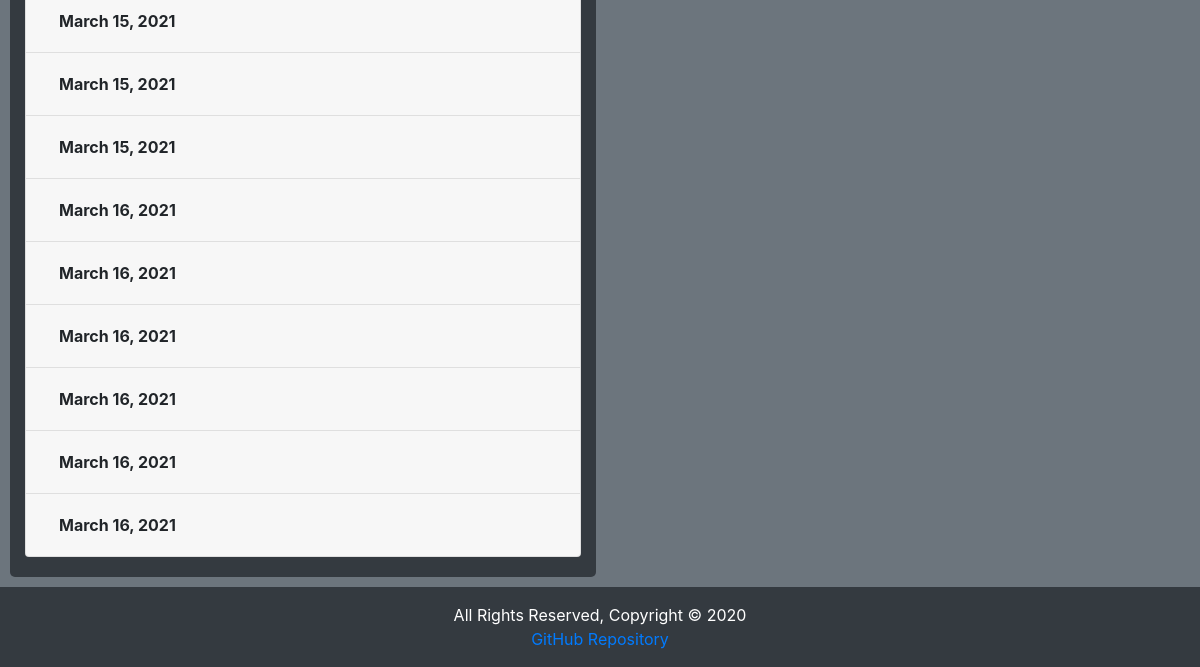
/dashboard/reports (signed in, lower part), run on an earlier commit of the app's database.
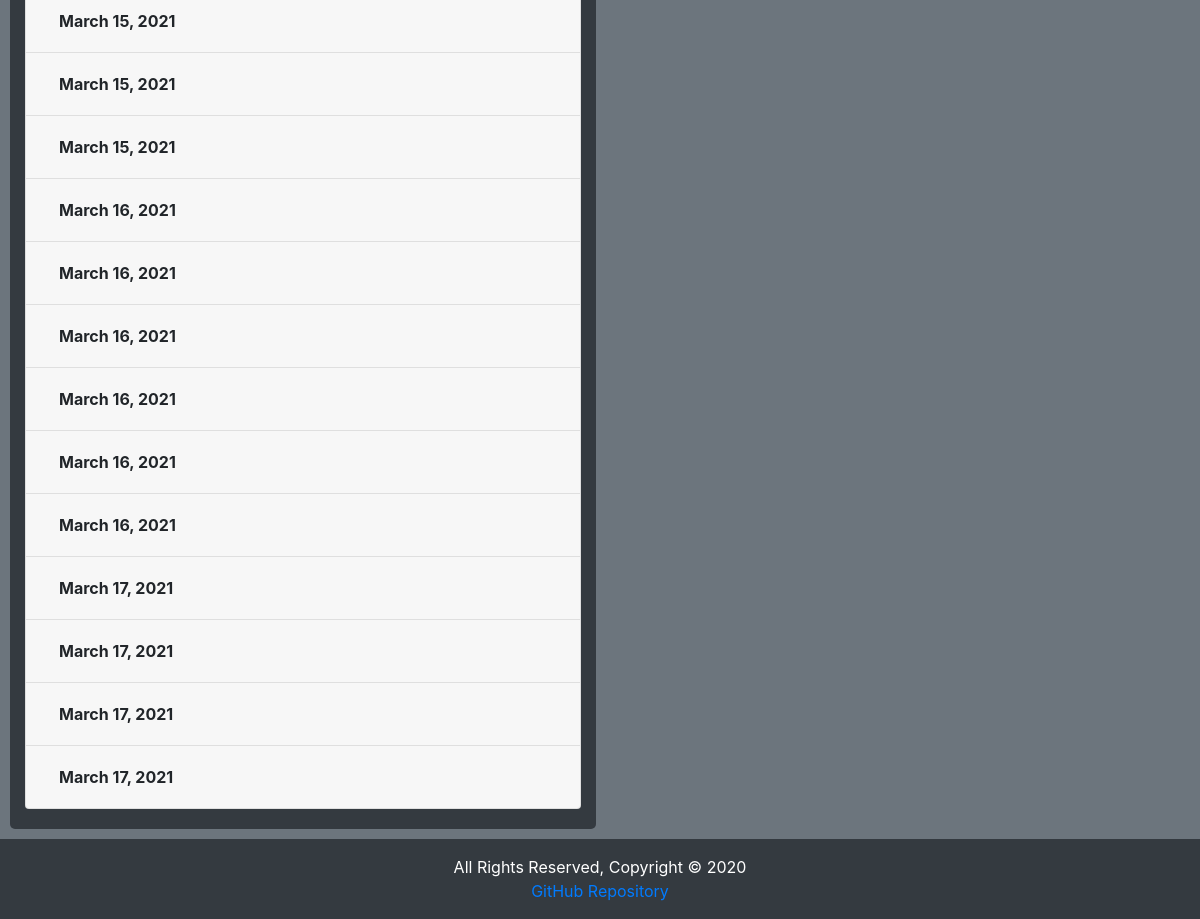
And on a later commit of the database.
### device/models.py (models this page shows)
class Log(models.Model):
    device = models.CharField(max_length=250, null=False)
    user = models.CharField(max_length=250, null=False)
    type = models.CharField(max_length=250, null=False)
    description = models.CharField(max_length=250, null=False)
    dateTime = models.DateTimeField(default=datetime.now)
    flag = models.BooleanField(default=False)

### dashboard/views.py (the view)
# urls.py: path('reports', views.reports, name='reports')
@login_required
def reports(PageRequest):
    all_devices = Device.objects.all()
    config_logs = Log.objects.all()
    args = {'all_devices': all_devices, 'all_logs': config_logs}
    return render(PageRequest, 'reports.html', args)

### templates/reports.html (shortened to what this page needs)
{% include "header.html" %}
<body>
{% load static %}
<main class="main container-fluid">
    <div class="widgets-grid">
        <div class="row">
            <div class="col widget">
                <div class="well">
                    <div id="accordion" class="accordion accordion-device text-left">
                        {% for log in all_logs %}
                            <div class="card">
                                <div class="card-header" id="heading{{ forloop.counter0 }}">
                                    <h5 class="mb-0">
                                        <button class="btn collapsed font-weight-bold" data-toggle="collapse"
                                                data-target="#collapse{{ forloop.counter0 }}"
                                                aria-expanded="false" aria-controls="collapse{{ forloop.counter0 }}">
                                            {{ log.dateTime.date }}
                                        </button>
                                    </h5>
                                </div>
                            </div>
                        {% endfor %}
                    </div>
                </div>
            </div>
            <div class="col ml-2">
            </div>
        </div>
    </div>
</main>
{% include "footer.html" %}
</body>
</html>

What changed in the data, as far as the page shows it:
added Log: dateTime "March 17, 2021"
added Log: dateTime "March 17, 2021"
added Log: dateTime "March 17, 2021"
added Log: dateTime "March 17, 2021"
